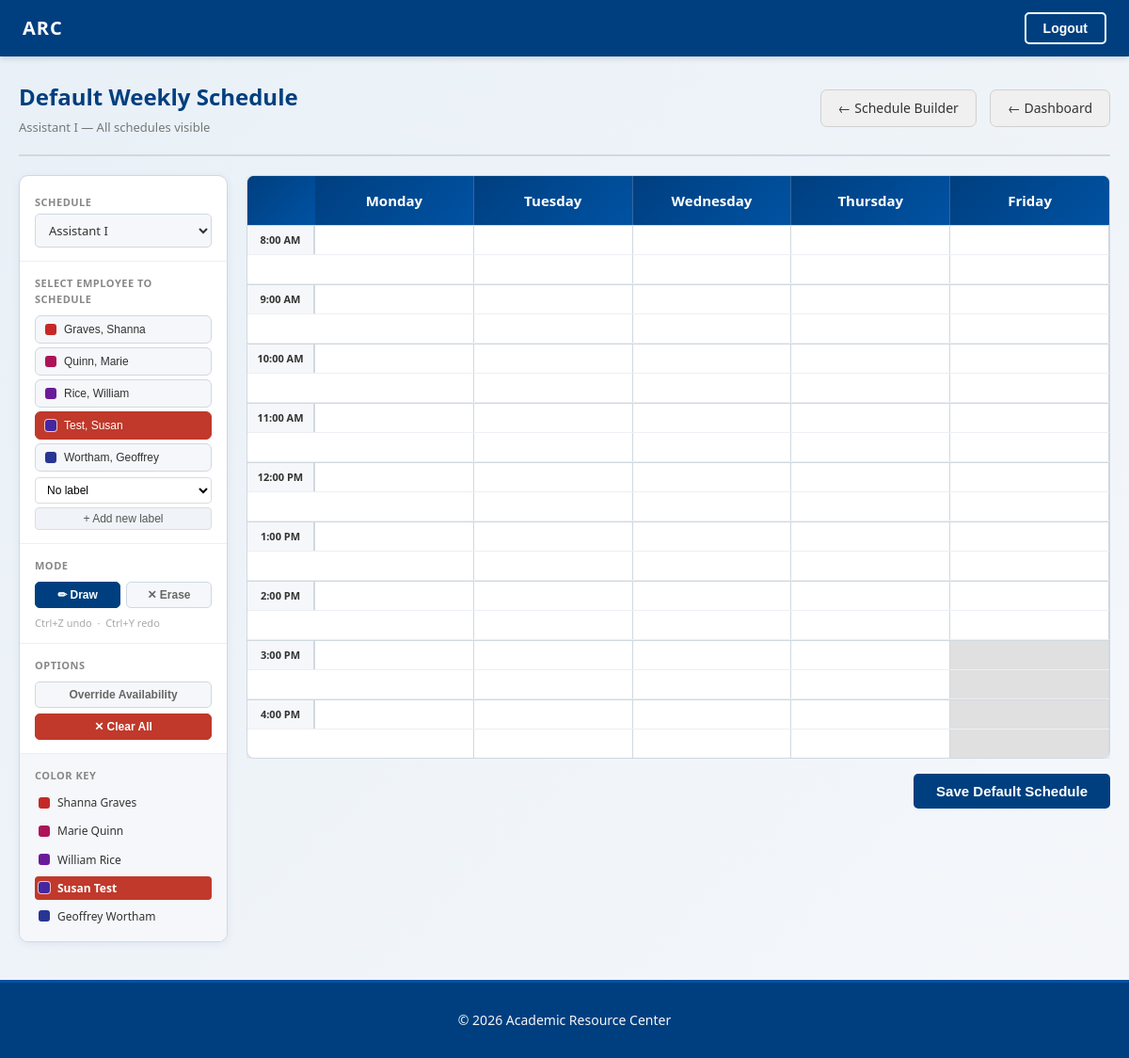
The app's page /schedule/default/ (signed in) with its own data.
### scheduling/models.py (models this page shows)
class Schedule(models.Model):
    name = models.CharField(max_length=100, unique=True)
    color = models.CharField(max_length=7, default='#003F7F')
    schedulers = models.ManyToManyField(
        settings.AUTH_USER_MODEL,
        blank=True,
        related_name='scheduler_of'
    )
    members = models.ManyToManyField(
        settings.AUTH_USER_MODEL,
        blank=True,
        related_name='member_of'
    )
    def __str__(self):
        return self.name

### account/models.py (models this page shows)
class Employee(AbstractUser):
    class Role(models.TextChoices):
        ASSISTANT_I = 'ASSISTANT_I', 'Assistant I'
        ASSISTANT_II = 'ASSISTANT_II', 'Assistant II'
        TUTOR = 'TUTOR', 'Tutor'
    birthdate = models.DateField(null=True, blank=True)
    part_time = models.BooleanField(default=True)
    role = models.CharField(
        max_length=20,
        choices=Role.choices,
        default=Role.TUTOR,
    )
    is_admin = models.BooleanField(default=False)
    desired_weekly_hours = models.FloatField(
        null=True, blank=True, validators=[MinValueValidator(0)]
    )
    wants_lunch_break = models.BooleanField(default=False)

### scheduling/views.py (the view, shortened to what this page needs)
# urls.py: path('schedule/default/', views.default_schedule_builder, name='default_schedule_builder'),
@login_required
@user_passes_test(_is_scheduler_or_admin)
def default_schedule_builder(request):
    from account.models import Employee
    is_admin = request.user.is_admin
    if is_admin:
        allowed_schedules = list(Schedule.objects.all().order_by('name'))
    else:
        allowed_schedules = list(request.user.scheduler_of.all().order_by('name'))
    schedule_pk_param = (
        request.POST.get('active_schedule_pk')
        or request.GET.get('schedule')
        or (str(allowed_schedules[0].pk) if allowed_schedules else '')
    )
    active_schedule = next((s for s in allowed_schedules if str(s.pk) == schedule_pk_param), None)
    if not active_schedule and allowed_schedules:
        active_schedule = allowed_schedules[0]
        schedule_pk_param = str(active_schedule.pk)
    if active_schedule:
        visible_employees = list(
            Employee.objects.filter(member_of=active_schedule)
            .distinct().order_by('last_name', 'first_name')
        )
    else:
        visible_employees = []
    employee_colors = {
        e.pk: EMPLOYEE_PALETTE[i % len(EMPLOYEE_PALETTE)]
        for i, e in enumerate(visible_employees)
    }
    employee_desired_hours = {
        str(e.pk): e.desired_weekly_hours for e in visible_employees
    }
    employee_wants_lunch = {
        str(e.pk): e.wants_lunch_break for e in visible_employees
    }
    avail_data = {}
    avail_minutes_by_user = {}
    if visible_employees:
        all_avail = WeeklyAvailability.objects.filter(user__in=visible_employees).order_by('start_time')
        for a in all_avail:
            avail_data.setdefault(str(a.user_id), {}).setdefault(a.day_of_week, []).append({
                'start': a.start_time.strftime('%H:%M'),
                'end': a.end_time.strftime('%H:%M'),
                'type': a.availability_type,
            })
            dur = (a.end_time.hour * 60 + a.end_time.minute) - (a.start_time.hour * 60 + a.start_time.minute)
            avail_minutes_by_user[a.user_id] = avail_minutes_by_user.get(a.user_id, 0) + dur
    low_availability_flags = {
        e.pk: (avail_minutes_by_user.get(e.pk, 0) / 60) < MIN_AVAILABILITY_HOURS
        for e in visible_employees
    }
    conflict_data = {}
    other_default_qs = WeeklySchedule.objects.none()
    if visible_employees:
        other_default_qs = WeeklySchedule.objects.filter(
            user__in=visible_employees,
        ).exclude(schedule=active_schedule)
        for blk in other_default_qs.select_related('user', 'schedule'):
            conflict_data.setdefault(str(blk.user_id), []).append({
                'date': blk.day_of_week,
                'start': blk.start_time.strftime('%H:%M'),
                'end': blk.end_time.strftime('%H:%M'),
                'schedule': blk.schedule.name,
                'schedule_color': blk.schedule.color,
            })
    parttime_flags = {}
    other_hours_map = {}
    for emp in visible_employees:
        is_pt = emp.part_time
        parttime_flags[emp.pk] = is_pt
        if is_pt:
            total_mins = sum(
                (blk.end_time.hour * 60 + blk.end_time.minute)
                - (blk.start_time.hour * 60 + blk.start_time.minute)
                for blk in other_default_qs.filter(user=emp)
            )
            other_hours_map[emp.pk] = round(total_mins / 60, 2)
        else:
            other_hours_map[emp.pk] = 0
    day_hours = _default_day_hours()
    grid_start = min(h[0] for h in day_hours.values())
    grid_end = max(h[1] for h in day_hours.values())
    slots = _build_time_slots(grid_start, grid_end)
    date_day_map = {code: code for code, _label in DEFAULT_BUILDER_DAYS}
    blocks = list(
        WeeklySchedule.objects.filter(schedule=active_schedule).select_related('user')
    ) if active_schedule else []
    cell_state = {}
    label_day_slots = {}
    for (day_code, sk), assignments in cell_state.items():
        for lbl in {a['label'] or '' for a in assignments}:
            key = (day_code, lbl)
            label_day_slots[key] = label_day_slots.get(key, 0) + 1
    for (day_code, sk), assignments in cell_state.items():
        assignments.sort(key=lambda a: (
            -label_day_slots.get((day_code, a['label'] or ''), 0),
            a['label'] or '',
            a['emp_pk'],
        ))
    col_template = f"72px repeat({len(DEFAULT_BUILDER_DAYS)}, 1fr)"
    day_header_cols = [{'code': code, 'label': label} for code, label in DEFAULT_BUILDER_DAYS]
    grid = []
    for slot in slots:
        sk = f"{slot.hour:02d}_{slot.minute:02d}"
        cells = []
        for day_code, _label in DEFAULT_BUILDER_DAYS:
            dh_start, dh_end = day_hours[day_code]
            in_hours = dh_start <= slot < dh_end
            inp_name = f"slot_{day_code}_{sk}"
            cells.append({
                'day_code': day_code,
                'in_hours': in_hours,
                'assignments': cell_state.get((day_code, sk), []),
                'inp_name': inp_name,
                'inp_id': f"inp_{day_code}_{sk}",
            })
        grid.append({
            'time': slot, 'slot_key': sk,
            'display': _slot_display(slot),
            'show_label': slot.minute == 0,
            'cells': cells,
        })
    schedule_labels_data = []
    if active_schedule:
        schedule_labels_data = list(
            ShiftLabel.objects.filter(schedule=active_schedule).values('pk', 'name', 'color')
        )
    employee_initials = {
        str(e.pk): (e.first_name[:1] + e.last_name[:1]).upper()
        for e in visible_employees
    }
    return render(request, 'scheduling/default_schedule_builder.html', {
        'col_template': col_template,
        'day_header_cols': day_header_cols,
        'grid': grid,
        'allowed_schedules': allowed_schedules,
        'visible_employees': visible_employees,
        'employee_colors': employee_colors,
        'employee_colors_json': json.dumps(employee_colors),
        'active_schedule': active_schedule,
        'active_schedule_pk': schedule_pk_param,
        'employee_availability_json': json.dumps(avail_data),
        'employee_conflicts_json': json.dumps(conflict_data),
        'date_day_map_json': json.dumps(date_day_map),
        'employee_is_parttime_json': json.dumps({str(k): v for k, v in parttime_flags.items()}),
        'employee_other_hours_json': json.dumps({str(k): v for k, v in other_hours_map.items()}),
        'employee_desired_hours_json': json.dumps(employee_desired_hours),
        'employee_wants_lunch_json': json.dumps(employee_wants_lunch),
        'low_availability_flags': low_availability_flags,
        'min_availability_hours': MIN_AVAILABILITY_HOURS,
        'schedule_labels_json': json.dumps(schedule_labels_data),
        'employee_initials_json': json.dumps(employee_initials),
        'is_admin': is_admin,
    })

### account/templatetags/custom_filters.py (called while the page is built)
@register.filter
def dict_lookup(dictionary, key):
    if dictionary is None:
        return None
    return dictionary.get(key, [])

### scheduling/views.py (called while the page is built)
def _build_time_slots(start_time, end_time):
    slots = []
    current = start_time
    while current < end_time:
        slots.append(current)
        total_minutes = current.hour * 60 + current.minute + SLOT_MINUTES
        current = time(total_minutes // 60, total_minutes % 60)
    return slots

def _slot_display(t):
    h, m = t.hour, t.minute
    if h == 0:
        return f"12:{m:02d} AM"
    elif h < 12:
        return f"{h}:{m:02d} AM"
    elif h == 12:
        return f"12:{m:02d} PM"
    else:
        return f"{h - 12}:{m:02d} PM"

def _is_scheduler_or_admin(user):
    return user.is_authenticated and (
        user.is_admin or user.scheduler_of.exists()
    )

def _default_day_hours():
    oh_by_day = {oh.day_of_week: oh for oh in OperatingHours.objects.all()}
    day_hours = {}
    for day_code, _label in DEFAULT_BUILDER_DAYS:
        oh = oh_by_day.get(day_code)
        day_hours[day_code] = (oh.start_time, oh.end_time) if oh else (time(8, 0), time(17, 0))
    return day_hours

### scheduling/templates/scheduling/default_schedule_builder.html (shortened to what this page needs)
{% extends "dashboard/base.html" %}
{% load custom_filters %}
{% block content %}
<div class="sb2-page">
  <div class="sb2-topbar">
    <div class="sb2-topbar-left">
      <h1 class="sb2-title">Default Weekly Schedule</h1>
      <p class="sb2-subtitle">
        {% if active_schedule %}{{ active_schedule }}{% else %}Select a schedule{% endif %}
        {% if is_admin %}&mdash; All schedules visible{% endif %}
      </p>
    </div>
    <div class="sb2-topbar-right">
      <a href="{% url 'scheduling:schedule_builder' %}?schedule={{ active_schedule_pk }}" class="btn btn-secondary" id="nav-builder">← Schedule Builder</a>
      <a href="{% url 'dashboard:dashboard' %}" class="btn btn-secondary" id="nav-dashboard">← Dashboard</a>
    </div>
  </div>
  <div class="sb2-body">
    <div class="sb2-sidebar">
      <div class="sb2-sidebar-section">
        <label class="sb2-sidebar-label" for="schedule-select">Schedule</label>
        <select id="schedule-select" class="sb2-select">
          {% for sched in allowed_schedules %}
          <option value="{{ sched.pk }}"
                  data-url="?schedule={{ sched.pk }}"
                  {% if sched.pk|stringformat:'s' == active_schedule_pk %}selected{% endif %}>
            {{ sched.name }}
          </option>
          {% endfor %}
        </select>
      </div>
      <div class="sb2-sidebar-section">
        <div class="sb2-sidebar-label">Select Employee to Schedule</div>
        <div id="emp-list" class="sb2-emp-list">
          {% for emp in visible_employees %}
          <button type="button"
                  class="sb2-emp-pill {% if low_availability_flags|dict_lookup:emp.pk %}sb2-emp-pill-warning{% endif %}"
                  data-emp="{{ emp.pk }}"
                  style="--emp-color: {{ employee_colors|dict_lookup:emp.pk }};"
                  {% if low_availability_flags|dict_lookup:emp.pk %}title="Has not marked the minimum {{ min_availability_hours }} hours of availability"{% endif %}
                  onclick="selectEmployee('{{ emp.pk }}', '{{ employee_colors|dict_lookup:emp.pk }}')">
            <span class="sb2-emp-swatch" style="background:{{ employee_colors|dict_lookup:emp.pk }};"></span>
            {{ emp.last_name }}, {{ emp.first_name }}
          </button>
          {% empty %}
          <p class="sb2-no-emp">No employees in this schedule.</p>
          {% endfor %}
        </div>
        <div id="label-input-wrap" style="margin-top:6px;">
          <div style="display:flex;gap:4px;align-items:center;">
            <select id="active-label-select"
                    style="flex:1;min-width:0;box-sizing:border-box;padding:5px 8px;font-size:12px;border:1px solid #ddd;border-radius:4px;background:#fff;">
              <option value="">No label</option>
            </select>
          </div>
          <button type="button" id="add-label-btn" onclick="showAddLabel()"
                  style="margin-top:4px;width:100%;padding:4px 8px;font-size:12px;background:#f0f4f8;color:#555;border:1px solid #ddd;border-radius:4px;cursor:pointer;">
            + Add new label
          </button>
        </div>
      </div>
      <div class="sb2-sidebar-section">
        <div class="sb2-sidebar-label">Mode</div>
        <div class="sb2-mode-btns">
          <button type="button" id="mode-draw"  class="sb2-mode-btn sb2-mode-active" onclick="setMode('draw')">✏ Draw</button>
          <button type="button" id="mode-erase" class="sb2-mode-btn"                 onclick="setMode('erase')">✕ Erase</button>
        </div>
        <p class="sb2-mode-hint">Ctrl+Z undo &nbsp;·&nbsp; Ctrl+Y redo</p>
      </div>
      <div class="sb2-sidebar-section">
        <div class="sb2-sidebar-label">Options</div>
        <button type="button" id="toggle-override" class="sb2-override-btn" onclick="toggleOverride()">
          Override Availability
        </button>
        <button type="button" class="sb2-override-btn sb2-clear-all-btn" onclick="clearAll()" style="margin-top:6px;background:#c0392b;color:#fff;border-color:#c0392b;">
          ✕ Clear All
        </button>
      </div>
      <div class="sb2-sidebar-section sb2-key-section">
        <div class="sb2-sidebar-label">Color Key</div>
        <div class="sb2-key-list">
          {% for emp in visible_employees %}
          <div class="sb2-key-item {% if low_availability_flags|dict_lookup:emp.pk %}sb2-key-item-warning{% endif %}" data-emp-key="{{ emp.pk }}"
               {% if low_availability_flags|dict_lookup:emp.pk %}title="Has not marked the minimum {{ min_availability_hours }} hours of availability"{% endif %}>
            <span class="sb2-key-swatch" style="background:{{ employee_colors|dict_lookup:emp.pk }};"></span>
            <span class="sb2-key-name">{{ emp.first_name }} {{ emp.last_name }}</span>
          </div>
          {% endfor %}
        </div>
      </div>
    </div>
    <div class="sb2-grid-wrap">
      <form method="post" id="schedule-form">
        <div class="sb2-calendar-scroll">
        <div class="sb2-calendar hourly-calendar">
          <div class="calendar-header" style="grid-template-columns: {{ col_template }};">
            <div class="hour-column"></div>
            {% for day in day_header_cols %}
            <div class="day-header">
              <span class="day-full">{{ day.label }}</span>
            </div>
            {% endfor %}
          </div>
          <div class="calendar-grid">
            {% for row in grid %}
            <div class="calendar-row {% if row.show_label %}hour-row{% endif %}"
                 style="grid-template-columns: {{ col_template }};">
              <div class="hour-label {% if not row.show_label %}label-hidden{% endif %}">
                {% if row.show_label %}{{ row.display }}{% endif %}
              </div>
              {% for cell in row.cells %}
              <div class="hour-cell sb2-cell {% if cell.in_hours %}sb2-in-hours{% else %}out-of-hours{% endif %}"
                   data-date="{{ cell.day_code }}"
                   data-slot="{{ row.slot_key }}"
                   data-inp-name="{{ cell.inp_name }}"
                   {% if row.show_label %}data-hour-boundary="1"{% endif %}
                   id="{{ cell.inp_id }}__cell"
                   style="position:relative;">
              </div>
              {% endfor %}
            </div>
            {% endfor %}
          </div>
        </div>
        </div>
        <div class="sb2-form-actions">
          <button type="submit" class="btn btn-primary sb2-save-btn">Save Default Schedule</button>
        </div>
      </form>
    </div>
  </div>
</div>
{% endblock %}

### records on screen
Schedule: name "Assistant I"
Employee: last_name "Graves", first_name "Shanna"
Employee: last_name "Quinn", first_name "Marie"
Employee: last_name "Rice", first_name "William"
Employee: last_name "Test", first_name "Susan"
Employee: last_name "Wortham", first_name "Geoffrey"

### other values on screen
{{ day.label }} "Monday" "Tuesday" "Wednesday" "Thursday" "Friday"
{{ row.display }} "8:00 AM" "9:00 AM" "10:00 AM" "11:00 AM" "12:00 PM" "1:00 PM" "2:00 PM" "3:00 PM" "4:00 PM"
form field value "Assistant I"
